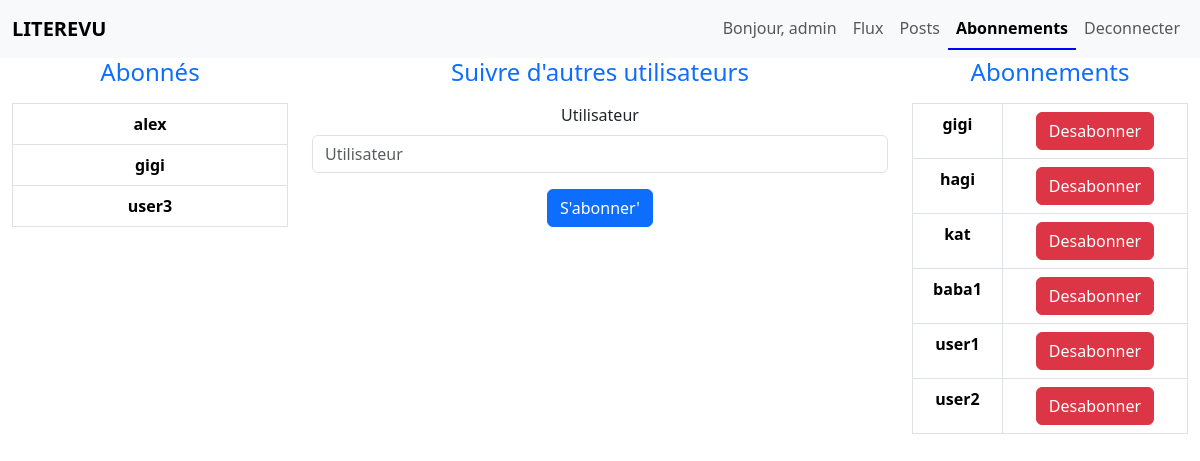
/followers/ (signed in), run on the app's committed database.
### app/models.py (models this page shows)
class UserFollows(models.Model):
    user = models.ForeignKey(
        to=settings.AUTH_USER_MODEL, on_delete=models.CASCADE, related_name="following"
    )
    followed_user = models.ForeignKey(
        to=settings.AUTH_USER_MODEL,
        on_delete=models.CASCADE,
        related_name="followed_by",
    )
    class Meta:
        unique_together = (
            "user",
            "followed_user",
        )

### app/views.py (the view, shortened to what this page needs)
# urls.py: path("followers/", login_required(views.Followers.as_view()), name="followers"),
class Followers(generic.FormView):
    def get(self, request):
        form = FollowForm()
        connected_user = request.user
        following = UserFollows.objects.filter(user=connected_user)
        followers = UserFollows.objects.filter(followed_user=connected_user)
        context = {"form": form, "following": following, "followers": followers}
        return render(request, "app/followers.html", context)

### app/forms.py
class FollowForm(forms.Form):
    follow_user = forms.CharField(max_length=65, label="Utilisateur", required=True)

### app/templates/app/followers.html (shortened to what this page needs)
{% extends 'app/base.html' %}
{% load static %}
{% block content %}
{% load bootstrap5 %}
<div class="container-fluid followers">
    <div class="row">
        <div class="col-md-3">
            <h4 class="mb-3 text-primary text-center">Abonnés</h4>
            <table class="table table-bordered">
                <tbody>
                    {% for user in followers %}
                    <tr>
                        <th scope="row" class="text-center">{{user.user}}</th>
                    </tr>
                    {% endfor %}
                </tbody>
            </table>
        </div>
        <div class="col-md-6">
            <h4 class="mb-3 text-primary text-center">Suivre d'autres utilisateurs</h4>
            <form action="{% url 'followers' %}" name="follow" method="post" class="form mx-auto">
                <div class="text-center">
                    {% bootstrap_form form %}
                    {% buttons %}
                    <button type="submit" class="btn btn-primary">
                        S'abonner'
                    </button>
                    {% endbuttons %}
                </div>
            </form>
        </div>
        <div class="col-md-3">
            <h4 class="mb-3 text-primary text-center">Abonnements</h4>
            <table class="table table-bordered">
                <tbody>
                    {% for user in following %}
                    <tr>
                        <th scope="row" class="text-center">{{user.followed_user}}</th>
                        <td class="text-center">
                            <form action="{% url 'unfollow' %}" method="POST">
                                <button type="submit" class="btn-danger btn">Desabonner</button>
                            </form>
                        </td>
                    </tr>
                    {% endfor %}
                </tbody>
            </table>
        </div>
    </div>
</div>
{% endblock content %}

### app/templates/app/navbar.html (shortened to what this page needs)
{% load bootstrap5 %}
<nav class="navbar navbar-expand-lg navbar-light bg-light bg">
    <div class="container-fluid">
        <a class="navbar-brand fw-bold" href="#">LITEREVU</a>
        <div class="collapse navbar-collapse justify-content-end" id="navbarNav">
            <ul class="navbar-nav">
                {% if user.is_authenticated %}
                <li class="nav-item">
                    <span class="nav-link">Bonjour, {{ user.username }}</span>
                </li>
                <li class="nav-item">
                    <a class="nav-link" href="#">Flux</a>
                </li>
                <li class="nav-item">
                    <a class="nav-link" href="{% url 'posts' %}">Posts</a>
                </li>
                <li class="nav-item">
                    <a class="nav-link" href="{% url 'followers' %}">Abonnements</a>
                </li>
                <li class="nav-item">
                    <a class="nav-link" href="{% url 'logout' %}">Deconnecter</a>
                </li>
                {% endif %}
            </ul>
        </div>
    </div>
</nav>

### app/static/app/css/style.css (style rules this page uses)
.active-link { font-weight: bold; color: black; border-bottom: 2px solid blue; }

### data on the page
UserFollows: user "alex"
UserFollows: user "gigi"
UserFollows: user "user3"
UserFollows: followed_user "gigi"
UserFollows: followed_user "hagi"
UserFollows: followed_user "kat"
UserFollows: followed_user "baba1"
UserFollows: followed_user "user1"
UserFollows: followed_user "user2"

### other printed values
{{ user.username }} "admin"
